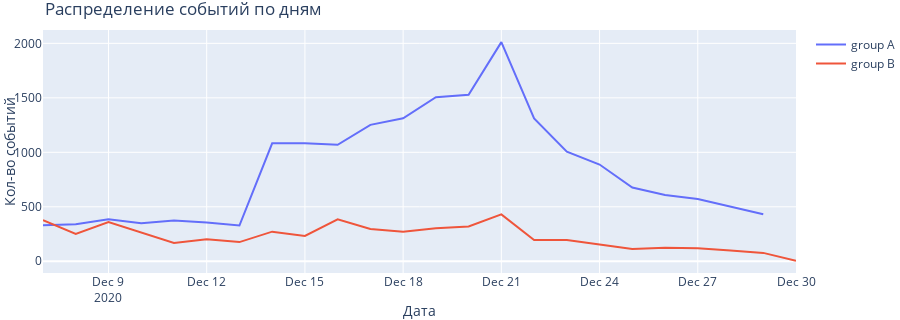

Notebook code for this chart:
### Code cell
#График распределения событий по дням
a = per_day[per_day['group'] == 'a']
b = per_day[per_day['group'] == 'b']
fig = go.Figure()
fig.add_trace(go.Scatter(x=a['day'], y=a['cnt_event'], name = 'group A'))
fig.add_trace(go.Scatter(x=b['day'], y=b['cnt_event'], name = 'group B'))

fig.update_layout(
                  title="Распределение событий по дням",
                  xaxis_title="Дата",
                  yaxis_title="Кол-во событий",
                  margin=dict(l=0, r=0, t=30, b=0),
                  height=320,
                  width=900)
fig.show()

### Figure 1 — Plotly figure (JSON) as saved in the notebook; plotly's stock layout.template omitted (floating-point values rounded to 4 significant figures)
{"data": [{"name": "group A", "type": "scatter", "x": ["2020-12-07", "2020-12-08", "2020-12-09", "2020-12-10", "2020-12-11", "2020-12-12", "2020-12-13", "2020-12-14", "2020-12-15", "2020-12-16", "2020-12-17", "2020-12-18", "2020-12-19", "2020-12-20", "2020-12-21", "2020-12-22", "2020-12-23", "2020-12-24", "2020-12-25", "2020-12-26", "2020-12-27", "2020-12-28", "2020-12-29"], "y": [331, 341, 385, 350, 374, 355, 328, 1083, 1084, 1069, 1252, 1312, 1506, 1528, 2011, 1311, 1005, 888, 677, 608, 572, 503, 431]}, {"name": "group B", "type": "scatter", "x": ["2020-12-07", "2020-12-08", "2020-12-09", "2020-12-10", "2020-12-11", "2020-12-12", "2020-12-13", "2020-12-14", "2020-12-15", "2020-12-16", "2020-12-17", "2020-12-18", "2020-12-19", "2020-12-20", "2020-12-21", "2020-12-22", "2020-12-23", "2020-12-24", "2020-12-25", "2020-12-26", "2020-12-27", "2020-12-28", "2020-12-29", "2020-12-30"], "y": [378, 252, 361, 263, 168, 203, 176, 272, 232, 385, 296, 272, 304, 320, 430, 195, 196, 154, 112, 125, 119, 100, 77, 4]}], "layout": {"height": 320, "margin": {"b": 0, "l": 0, "r": 0, "t": 30}, "title": {"text": "Распределение событий по дням"}, "width": 900, "xaxis": {"title": {"text": "Дата"}}, "yaxis": {"title": {"text": "Кол-во событий"}}}}
